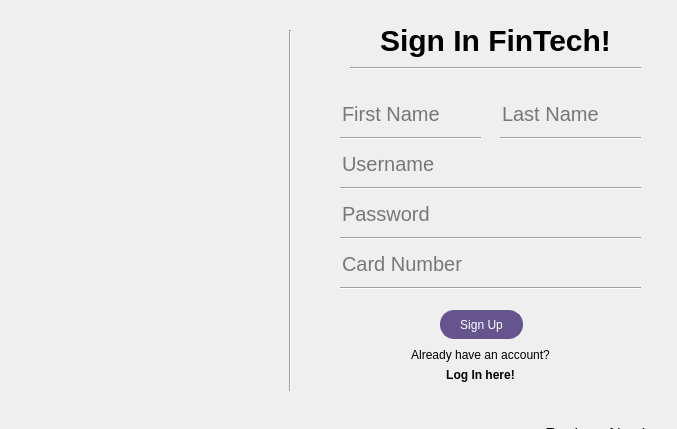
<?xml version="1.0" encoding="UTF-8"?>
<ui version="4.0">
 <class>Dialog</class>
 <widget class="QDialog" name="Dialog">
  <property name="geometry">
   <rect>
    <x>0</x>
    <y>0</y>
    <width>677</width>
    <height>429</height>
   </rect>
  </property>
  <property name="windowTitle">
   <string>Dialog</string>
  </property>
  <widget class="QLineEdit" name="txt_Fname">
   <property name="geometry">
    <rect>
     <x>340</x>
     <y>100</y>
     <width>141</width>
     <height>28</height>
    </rect>
   </property>
   <property name="styleSheet">
    <string notr="true">background: transparent;
border: none;
font-size: 20px;</string>
   </property>
   <property name="placeholderText">
    <string>First Name</string>
   </property>
  </widget>
  <widget class="Line" name="line_5">
   <property name="geometry">
    <rect>
     <x>350</x>
     <y>60</y>
     <width>291</width>
     <height>16</height>
    </rect>
   </property>
   <property name="orientation">
    <enum>Qt::Orientation::Horizontal</enum>
   </property>
  </widget>
  <widget class="QPushButton" name="regButton">
   <property name="geometry">
    <rect>
     <x>440</x>
     <y>310</y>
     <width>83</width>
     <height>29</height>
    </rect>
   </property>
   <property name="cursor">
    <cursorShape>PointingHandCursor</cursorShape>
   </property>
   <property name="styleSheet">
    <string notr="true">QPushButton {
    border-radius: 14px;              
    border: 1px solid #65558F;         
    background-color: #65558F;   
    color: white;                     
}

QPushButton:checked {
    background-color: #504272;       
    border: 1px solid #504272;         
    color: white;                     
}

QPushButton:hover {
    background-color: #7B6CA5;       
}

QPushButton:checked:hover {
    background-color: #403358;
}
</string>
   </property>
   <property name="text">
    <string>Sign Up</string>
   </property>
   <property name="checkable">
    <bool>true</bool>
   </property>
   <property name="checked">
    <bool>false</bool>
   </property>
   <property name="autoRepeat">
    <bool>true</bool>
   </property>
   <property name="autoExclusive">
    <bool>true</bool>
   </property>
  </widget>
  <widget class="Line" name="line_3">
   <property name="geometry">
    <rect>
     <x>340</x>
     <y>180</y>
     <width>301</width>
     <height>16</height>
    </rect>
   </property>
   <property name="orientation">
    <enum>Qt::Orientation::Horizontal</enum>
   </property>
  </widget>
  <widget class="QLabel" name="label">
   <property name="geometry">
    <rect>
     <x>380</x>
     <y>20</y>
     <width>231</width>
     <height>41</height>
    </rect>
   </property>
   <property name="font">
    <font>
     <pointsize>-1</pointsize>
     <bold>true</bold>
    </font>
   </property>
   <property name="styleSheet">
    <string notr="true">font-size: 30px;
color: black;</string>
   </property>
   <property name="text">
    <string>Sign In FinTech!</string>
   </property>
  </widget>
  <widget class="Line" name="line">
   <property name="geometry">
    <rect>
     <x>280</x>
     <y>30</y>
     <width>20</width>
     <height>361</height>
    </rect>
   </property>
   <property name="orientation">
    <enum>Qt::Orientation::Vertical</enum>
   </property>
  </widget>
  <widget class="QLabel" name="logInImage">
   <property name="geometry">
    <rect>
     <x>20</x>
     <y>80</y>
     <width>262</width>
     <height>262</height>
    </rect>
   </property>
   <property name="styleSheet">
    <string notr="true">bacground-image: url(&quot;assets/image 1.png&quot;)</string>
   </property>
   <property name="text">
    <string/>
   </property>
  </widget>
  <widget class="Line" name="line_2">
   <property name="geometry">
    <rect>
     <x>340</x>
     <y>130</y>
     <width>141</width>
     <height>16</height>
    </rect>
   </property>
   <property name="orientation">
    <enum>Qt::Orientation::Horizontal</enum>
   </property>
  </widget>
  <widget class="QLineEdit" name="txt_username">
   <property name="geometry">
    <rect>
     <x>340</x>
     <y>150</y>
     <width>301</width>
     <height>28</height>
    </rect>
   </property>
   <property name="styleSheet">
    <string notr="true">background: transparent;
border: none;
font-size: 20px;
</string>
   </property>
   <property name="text">
    <string/>
   </property>
   <property name="placeholderText">
    <string>Username</string>
   </property>
  </widget>
  <widget class="QLineEdit" name="txt_Lname">
   <property name="geometry">
    <rect>
     <x>500</x>
     <y>100</y>
     <width>141</width>
     <height>28</height>
    </rect>
   </property>
   <property name="styleSheet">
    <string notr="true">background: transparent;
border: none;
font-size: 20px;</string>
   </property>
   <property name="placeholderText">
    <string>Last Name</string>
   </property>
  </widget>
  <widget class="Line" name="line_4">
   <property name="geometry">
    <rect>
     <x>500</x>
     <y>130</y>
     <width>141</width>
     <height>16</height>
    </rect>
   </property>
   <property name="orientation">
    <enum>Qt::Orientation::Horizontal</enum>
   </property>
  </widget>
  <widget class="QLineEdit" name="txt_password">
   <property name="geometry">
    <rect>
     <x>340</x>
     <y>200</y>
     <width>301</width>
     <height>28</height>
    </rect>
   </property>
   <property name="styleSheet">
    <string notr="true">background: transparent;
border: none;
font-size: 20px;
</string>
   </property>
   <property name="text">
    <string/>
   </property>
   <property name="placeholderText">
    <string>Password</string>
   </property>
  </widget>
  <widget class="Line" name="line_6">
   <property name="geometry">
    <rect>
     <x>340</x>
     <y>230</y>
     <width>301</width>
     <height>16</height>
    </rect>
   </property>
   <property name="orientation">
    <enum>Qt::Orientation::Horizontal</enum>
   </property>
  </widget>
  <widget class="QLineEdit" name="txt_id">
   <property name="geometry">
    <rect>
     <x>340</x>
     <y>250</y>
     <width>301</width>
     <height>28</height>
    </rect>
   </property>
   <property name="styleSheet">
    <string notr="true">background: transparent;
border: none;
font-size: 20px;
</string>
   </property>
   <property name="text">
    <string/>
   </property>
   <property name="placeholderText">
    <string>Card Number</string>
   </property>
  </widget>
  <widget class="Line" name="line_7">
   <property name="geometry">
    <rect>
     <x>340</x>
     <y>280</y>
     <width>301</width>
     <height>16</height>
    </rect>
   </property>
   <property name="orientation">
    <enum>Qt::Orientation::Horizontal</enum>
   </property>
  </widget>
  <widget class="QPushButton" name="registerButton">
   <property name="geometry">
    <rect>
     <x>390</x>
     <y>340</y>
     <width>181</width>
     <height>29</height>
    </rect>
   </property>
   <property name="font">
    <font>
     <pointsize>-1</pointsize>
    </font>
   </property>
   <property name="cursor">
    <cursorShape>ArrowCursor</cursorShape>
   </property>
   <property name="styleSheet">
    <string notr="true">background: transparent;
border: none;
font-size: 12px;
color: black;
</string>
   </property>
   <property name="text">
    <string>Already have an account?</string>
   </property>
   <property name="checkable">
    <bool>true</bool>
   </property>
  </widget>
  <widget class="QPushButton" name="registerButton_2">
   <property name="geometry">
    <rect>
     <x>530</x>
     <y>420</y>
     <width>131</width>
     <height>29</height>
    </rect>
   </property>
   <property name="font">
    <font>
     <pointsize>-1</pointsize>
    </font>
   </property>
   <property name="cursor">
    <cursorShape>PointingHandCursor</cursorShape>
   </property>
   <property name="styleSheet">
    <string notr="true">background: transparent;
border: none;
font-size: 16px;
color: black;
</string>
   </property>
   <property name="text">
    <string>Register Now!</string>
   </property>
   <property name="checkable">
    <bool>true</bool>
   </property>
  </widget>
  <widget class="QPushButton" name="backToLogIn">
   <property name="geometry">
    <rect>
     <x>390</x>
     <y>360</y>
     <width>181</width>
     <height>29</height>
    </rect>
   </property>
   <property name="font">
    <font>
     <pointsize>-1</pointsize>
     <bold>true</bold>
    </font>
   </property>
   <property name="cursor">
    <cursorShape>PointingHandCursor</cursorShape>
   </property>
   <property name="styleSheet">
    <string notr="true">background: transparent;
border: none;
font-size: 12px;
color: black;
 font-weight: bold;
</string>
   </property>
   <property name="text">
    <string>Log In here!</string>
   </property>
   <property name="checkable">
    <bool>true</bool>
   </property>
  </widget>
 </widget>
 <resources/>
 <connections/>
</ui>
